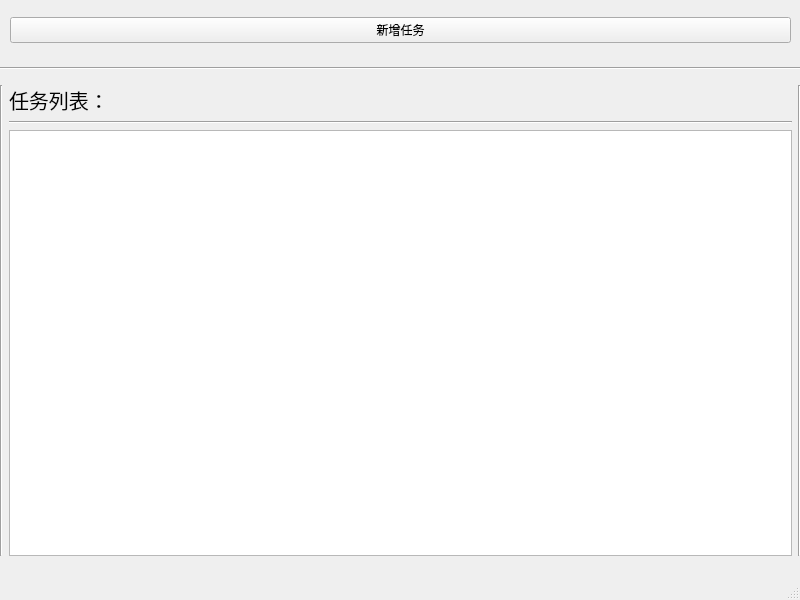
<?xml version="1.0" encoding="UTF-8"?>
<ui version="4.0">
 <class>MainWindow</class>
 <widget class="QMainWindow" name="MainWindow">
  <property name="geometry">
   <rect>
    <x>0</x>
    <y>0</y>
    <width>800</width>
    <height>600</height>
   </rect>
  </property>
  <property name="sizePolicy">
   <sizepolicy hsizetype="Expanding" vsizetype="Expanding">
    <horstretch>0</horstretch>
    <verstretch>0</verstretch>
   </sizepolicy>
  </property>
  <property name="windowTitle">
   <string>MainWindow</string>
  </property>
  <widget class="QWidget" name="centralwidget">
   <property name="sizePolicy">
    <sizepolicy hsizetype="Expanding" vsizetype="Expanding">
     <horstretch>0</horstretch>
     <verstretch>0</verstretch>
    </sizepolicy>
   </property>
   <widget class="Line" name="line">
    <property name="geometry">
     <rect>
      <x>0</x>
      <y>60</y>
      <width>801</width>
      <height>16</height>
     </rect>
    </property>
    <property name="orientation">
     <enum>Qt::Horizontal</enum>
    </property>
   </widget>
   <widget class="QWidget" name="horizontalLayoutWidget">
    <property name="geometry">
     <rect>
      <x>0</x>
      <y>85</y>
      <width>801</width>
      <height>471</height>
     </rect>
    </property>
    <layout class="QHBoxLayout" name="horizontalLayout">
     <item>
      <widget class="Line" name="line_2">
       <property name="orientation">
        <enum>Qt::Vertical</enum>
       </property>
      </widget>
     </item>
     <item>
      <layout class="QGridLayout" name="gridLayout">
       <item row="0" column="0">
        <widget class="QLabel" name="label">
         <property name="sizePolicy">
          <sizepolicy hsizetype="Fixed" vsizetype="Fixed">
           <horstretch>0</horstretch>
           <verstretch>0</verstretch>
          </sizepolicy>
         </property>
         <property name="font">
          <font>
           <pointsize>15</pointsize>
          </font>
         </property>
         <property name="text">
          <string>任务列表：</string>
         </property>
        </widget>
       </item>
       <item row="2" column="0">
        <widget class="Line" name="line_4">
         <property name="orientation">
          <enum>Qt::Horizontal</enum>
         </property>
        </widget>
       </item>
       <item row="3" column="0">
        <widget class="QTableWidget" name="tabOfTasks"/>
       </item>
      </layout>
     </item>
     <item>
      <widget class="Line" name="line_3">
       <property name="orientation">
        <enum>Qt::Vertical</enum>
       </property>
      </widget>
     </item>
    </layout>
   </widget>
   <widget class="QWidget" name="horizontalLayoutWidget_2">
    <property name="geometry">
     <rect>
      <x>10</x>
      <y>10</y>
      <width>781</width>
      <height>41</height>
     </rect>
    </property>
    <layout class="QHBoxLayout" name="horizontalLayout_2">
     <item>
      <widget class="QPushButton" name="btnAddNewTask">
       <property name="sizePolicy">
        <sizepolicy hsizetype="Preferred" vsizetype="Fixed">
         <horstretch>0</horstretch>
         <verstretch>0</verstretch>
        </sizepolicy>
       </property>
       <property name="text">
        <string>新增任务</string>
       </property>
      </widget>
     </item>
    </layout>
   </widget>
  </widget>
  <widget class="QStatusBar" name="statusbar"/>
  <action name="actiontest">
   <property name="text">
    <string>test</string>
   </property>
  </action>
  <action name="actiondakai">
   <property name="text">
    <string>dakai </string>
   </property>
  </action>
  <action name="actionOpen">
   <property name="text">
    <string>Open...</string>
   </property>
  </action>
 </widget>
 <resources/>
 <connections/>
</ui>
